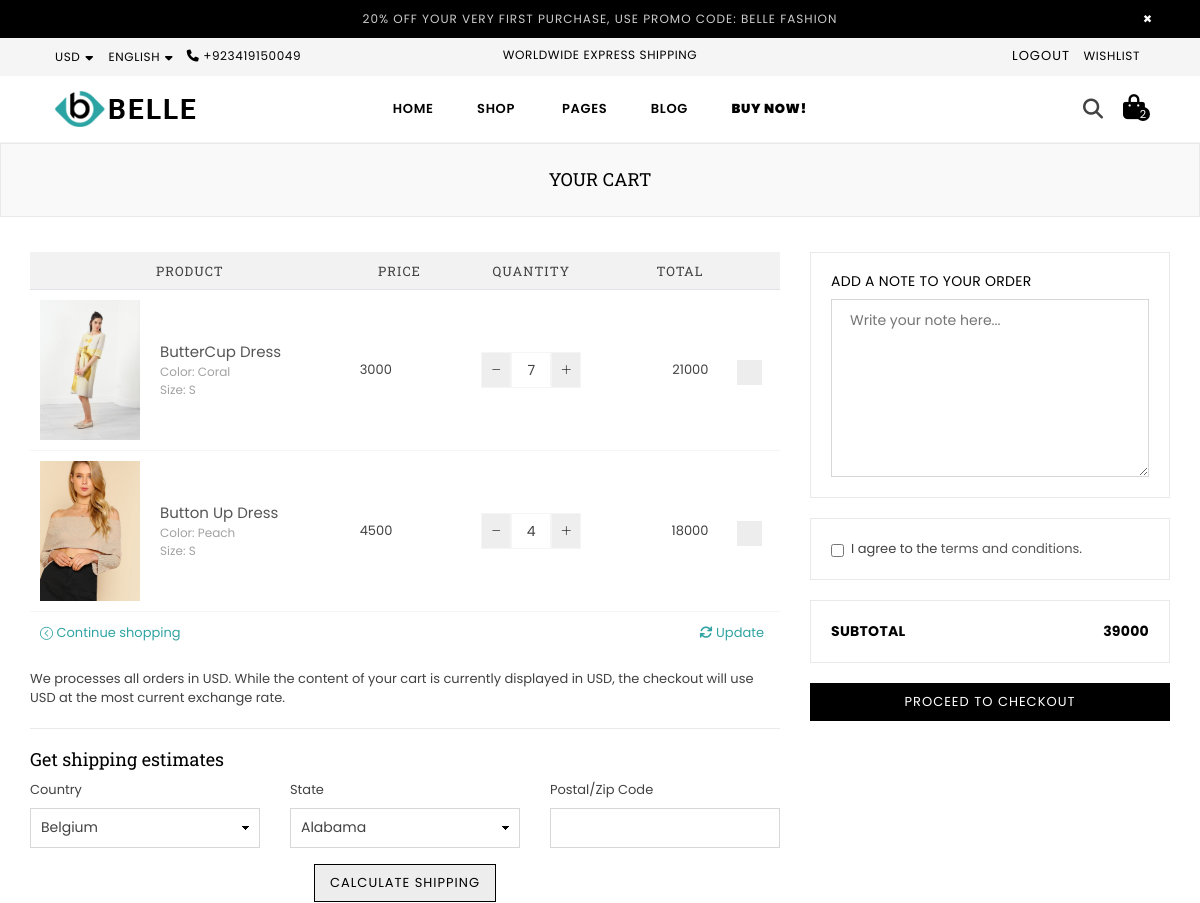
Page /cart (signed in, upper part) on the earlier database version.
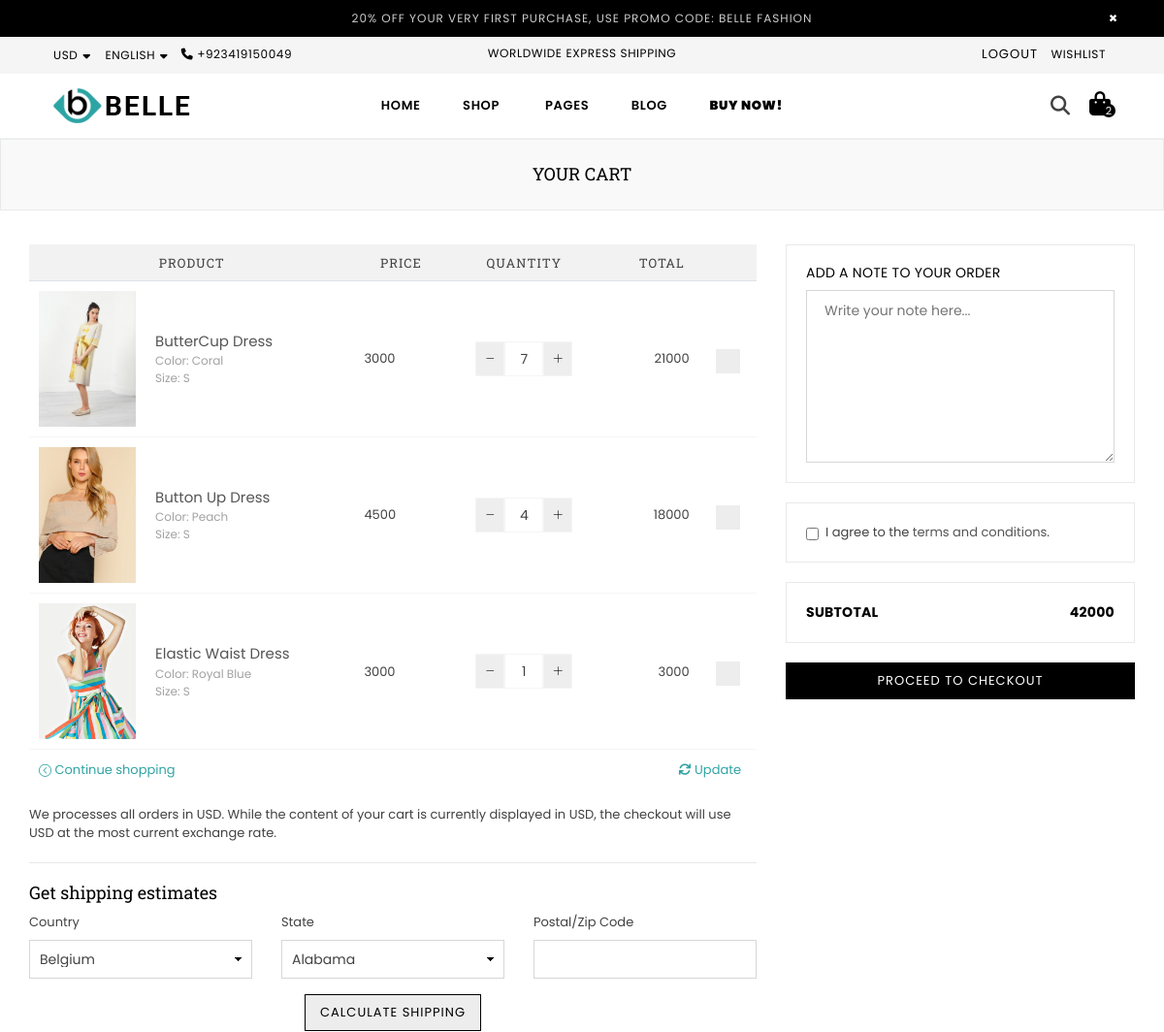
Same page on the later database version.
### app/models.py (models this page shows, shortened)
class CartItem(models.Model):
    user = models.ForeignKey(User, on_delete=models.CASCADE)
    product = models.ForeignKey(Products, on_delete=models.CASCADE)
    color = models.CharField(max_length=100)
    size = models.CharField(max_length=100)
    quantity = models.PositiveIntegerField(default=1)
    note = models.TextField(blank=True, null=True)  # Optional notes for the cart item
    terms_accepted = models.BooleanField(default=False)  # Terms acceptance status
    class Meta:
        constraints = [
            models.UniqueConstraint(fields=['user', 'product', 'color', 'size'], name='unique_cart_item')
        ]

class Products(models.Model):
    name=models.CharField(max_length=100)
    description=models.TextField()
    slug=models.SlugField(max_length=50,unique=True,blank=True)
    in_stock=models.BooleanField()
    stock_quantity=models.IntegerField()
    last_update=models.DateTimeField(auto_now=True)
    sku=models.CharField(max_length=50)
    price=models.IntegerField()
    striked_price=models.IntegerField(blank=True,null=True,default=0)
    product_type=models.CharField(max_length=20)
    collections=models.CharField(max_length=50)
    main_image= models.ImageField(upload_to='products/')  # Shown by default
    hover_image= models.ImageField(upload_to='products/')  # Shown on hover
    tag=models.ManyToManyField('Tag',related_name='products',blank=True)
    sizes = models.ManyToManyField(Size, related_name='products', blank=True)
    color = models.ManyToManyField(Color, related_name='productscolor', blank=True)
    brand=models.ForeignKey(Brand, on_delete=models.CASCADE,related_name='brand',blank=True)
    def __str__(self):
        return self.name
    class Meta:
        verbose_name = "Product"  # Correct singular form
        verbose_name_plural = "Products"  # Correct plural form

### app/views.py (the view, shortened to what this page needs)
# urls.py: path("cart",views.CartView,name="cart"),
def CartView(request):
    cart_items = CartItem.objects.filter(user=request.user)
    for item in cart_items:
        item.subtotal = item.product.price * item.quantity
    total_price = sum(item.subtotal for item in cart_items)
    context = {
        "cart_items": cart_items,
        "total_price": total_price,
    }
    return render(request, "app/cart.html", context)

### app/templates/app/cart.html (shortened to what this page needs)
{% extends "base.html" %} {% load static %} {% block title %}BELLE | CART {% endblock title %} {% block content %}
<div id="page-content">
  <div class="page section-header text-center">
    <div class="page-title">
      <div class="wrapper"><h1 class="page-width">Your cart</h1></div>
    </div>
  </div>
  <div class="container">
    <div class="row">
      <div class="col-12 col-sm-12 col-md-8 col-lg-8 main-col">
        <form action="#" method="post" class="cart style2">
          <table>
            <thead class="cart__row cart__header">
              <tr>
                <th colspan="2" class="text-center">Product</th>
                <th class="text-center">Price</th>
                <th class="text-center">Quantity</th>
                <th class="text-right">Total</th>
                <th class="action">&nbsp;</th>
              </tr>
            </thead>
            <tbody>
              {% for item in cart_items %}
              <tr class="cart__row border-bottom line1 cart-flex border-top" data-item-id="{{ item.id }}">
                  <td class="cart__image-wrapper cart-flex-item">
                      <a href="#">
                          <img class="cart__image" src="{{ item.product.main_image.url }}" alt="{{ item.product.name }}" />
                      </a>
                  </td>
                  <td class="cart__meta small--text-left cart-flex-item">
                      <div class="list-view-item__title">
                          <a href="#">{{ item.product }}</a>
                      </div>
                      <div class="cart__meta-text">
                          Color: {{ item.color }}<br />Size: {{ item.size }}<br />
                      </div>
                  </td>
                  <td class="cart__price-wrapper cart-flex-item">
                      <span class="money">{{ item.product.price }}</span>
                  </td>
                  <td class="cart__update-wrapper cart-flex-item text-right">
                      <div class="cart__qty text-center">
                          <div class="qtyField">
                              <a class="qtyBtn minus" href="javascript:void(0);">
                                  <i class="icon icon-minus"></i>
                              </a>
                              <input
                                  class="cart__qty-input qty"
                                  type="text"
                                  name="updates[]"
                                  value="{{ item.quantity }}"
                                  pattern="[0-9]*"
                              />
                              <a class="qtyBtn plus" href="javascript:void(0);">
                                  <i class="icon icon-plus"></i>
                              </a>
                          </div>
                      </div>
                  </td>
                  <td class="text-right small--hide cart-price">
                      <div id="subtotal-{{ item.id }}"><span class="money">{{ item.subtotal }}</span></div>
                  </td>
                  <td class="text-center small--hide">
                    <a href="{% url 'remove_cart_item' item.id %}" class="btn btn--secondary cart__remove" title="Remove item">
                        <i class="icon icon anm anm-times-l"></i>
                    </a>
                </td>
              </tr>
              {% endfor %}
          </tbody>
            <tfoot>
              <tr>
                <td colspan="3" class="text-left">
                  <a
                    href="http://annimexweb.com/"
                    class="btn--link cart-continue"
                    ><i class="icon icon-arrow-circle-left"></i> Continue
                    shopping</a
                  >
                </td>
                <td colspan="3" class="text-right">
                  <button
                    type="submit"
                    name="update"
                    class="btn--link cart-update"
                  >
                    <i class="fa fa-refresh"></i> Update
                  </button>
                </td>
              </tr>
            </tfoot>
          </table>
          <div class="currencymsg">
            We processes all orders in USD. While the content of your cart is
            currently displayed in USD, the checkout will use USD at the most
            current exchange rate.
          </div>
          <hr />
          <div id="shipping-calculator" class="mb-4">
            <h5 class="small--text-center">Get shipping estimates</h5>
            <div class="row">
              <div class="col-12 col-sm-12 col-md-4">
                <div class="form-group">
                  <label for="address_country">Country</label>
                  <select
                    id="address_country"
                    name="address[country]"
                    data-default="United States"
                  >
                    <option value="Belgium" data-provinces="[]">Belgium</option>
                  </select>
                </div>
              </div>
              <div class="col-12 col-sm-12 col-md-4">
                <div class="form-group">
                  <label>State</label>
                  <select
                    id="address_province"
                    name="address[province]"
                    data-default=""
                  >
                    <option value="Alabama">Alabama</option>
                  </select>
                </div>
              </div>
              <div class="col-12 col-sm-12 col-md-4">
                <div class="form-group">
                  <label for="address_zip">Postal/Zip Code</label>
                  <input type="text" id="address_zip" name="address[zip]" />
                </div>
              </div>
              <div class="col-12 col-sm-12 col-md-12 actionRow text-center">
                <div>
                  <input
                    type="button"
                    class="btn btn--secondary get-rates"
                    value="Calculate shipping"
                  />
                </div>
              </div>
            </div>
          </div>
        </form>
      </div>
      <div class="col-12 col-sm-12 col-md-4 col-lg-4 cart__footer">
        <form method="POST" action="{% url 'cart' %}">
            <div class="cart-note">
                <div class="solid-border">
                    <h5>
                        <label
                            for="CartSpecialInstructions"
                            class="cart-note__label small--text-center"
                        >
                            Add a note to your order
                        </label>
                    </h5>
                    <textarea
                        name="note"
                        id="CartSpecialInstructions"
                        class="cart-note__input"
                        placeholder="Write your note here..."
                    ></textarea>
                </div>
            </div>
            <div class="solid-border mt-3">
                <div class="form-check">
                    <input
                        type="checkbox"
                        name="terms"
                        id="terms"
                        class="form-check-input"
                    />
                    <label
                        for="terms"
                        class="form-check-label"
                    >
                        I agree to the <a href="#">terms and conditions</a>.
                    </label>
                </div>
            </div>
            <div class="solid-border mt-3">
                <div class="row">
                    <span class="col-12 col-sm-6 cart__subtotal-title">
                        <strong>Subtotal</strong>
                    </span>
                    <span
                        class="col-12 col-sm-6 cart__subtotal-title cart__subtotal text-right"
                        id="total-price"
                    >
                        <span class="money">{{ total_price }}</span>
                    </span>
                </div>
            </div>
            <div class="mt-3 text-center">
                <button type="submit" class="btn btn-primary w-100">
                    Proceed to Checkout
                </button>
            </div>
        </form>
    </div>
        </div>
      </div>
    </div>
  </div>
{% endblock content %}

### templates/base.html (shortened to what this page needs)
{% load static %}
<!DOCTYPE html>
<html class="no-js" lang="en">
  <head>
<link rel="stylesheet" href="{% static 'fonts/annimex-icons0f29.eot' %}">
<link rel="stylesheet" href="{% static 'fonts/annimex-icons0f29.svg' %}">
<link rel="stylesheet" href="{% static 'fonts/annimex-icons0f29.ttf' %}">
<link rel="stylesheet" href="{% static 'fonts/annimex-icons0f29.woff' %}">
    <link rel="stylesheet" type="text/css" href="https://cdnjs.cloudflare.com/ajax/libs/slick-carousel/1.8.1/slick.min.css" />
    <link rel="stylesheet" type="text/css" href="https://cdnjs.cloudflare.com/ajax/libs/slick-carousel/1.8.1/slick-theme.min.css" />
    <link rel="stylesheet" href="https://cdn.annimex.com/styles.css">
    <link rel="stylesheet" href="https://cdnjs.cloudflare.com/ajax/libs/animate.css/4.1.1/animate.min.css">
    <link href="https://hugeicons.com/icons/hugeicons.css" rel="stylesheet">
    <link rel="stylesheet" href="{% static 'app/plugins.css' %} " />
    <link rel="stylesheet" href="{% static 'fonts/' %} " />
    <link rel="stylesheet" href="https://cdnjs.cloudflare.com/ajax/libs/animate.css/4.1.1/animate.min.css">
    <link rel="stylesheet" href="{% static "app/bootstrap.min.css" %} ">
    <link rel="stylesheet" href="{% static 'app/style.css' %} " />
    <link rel="stylesheet" href="{% static "app/responsive.css" %} ">
    <link rel="stylesheet" href="https://cdnjs.cloudflare.com/ajax/libs/font-awesome/6.1.1/css/all.min.css"
 />
    <link rel="stylesheet" href="https://cdn.jsdelivr.net/npm/themify-icons@1.0.1/css/themify-icons.css">
  </head>
  <body class="template-index home2-default">
    <div class="pageWrapper">
      <div class="notification-bar mobilehide">
        <a href="#" class="notification-bar__message"
          >20% off your very first purchase, use promo code: belle fashion</a
        >
        <span class="close-announcement">×</span>
      </div>
      <div class="top-header">
        <div class="container-fluid">
          <div class="row">
            <div class="col-10 col-sm-8 col-md-5 col-lg-4">
              <div class="currency-picker">
                <span class="selected-currency">USD</span>
              </div>
              <div class="language-dropdown">
                <span class="language-dd">English</span>
              </div>
              <p class="phone-no">
                <i class="fa-solid fa-phone"></i></i> +923419150049
              </p>
            </div>
            <div
              class="col-sm-4 col-md-4 col-lg-4 d-none d-lg-none d-md-block d-lg-block"
            >
              <div class="text-center">
                <p class="top-header_middle-text">Worldwide Express Shipping</p>
              </div>
            </div>
            <div class="col-2 col-sm-4 col-md-3 col-lg-4 text-right">
              <ul class="customer-links list-inline">
                {% if user.is_authenticated %}
                <li style="display: inline;">
                    <form action="{% url 'logout' %}" method="POST" style="display: inline;">
                        <button type="submit" class="btn btn-link" style="padding: 0; border: none; background: none; color: black; cursor: pointer;">
                            Logout
                        </button>
                    </form>
                </li>
                <li style="display: inline;"><a href="{% url 'wishlist' %}">Wishlist</a></li>
                {% else %}
                <li style="display: inline;"><a href="{% url 'login' %}">Login</a></li>
                <li style="display: inline;"><a href="{% url 'register' %}">Create Account</a></li>
                {% endif %}
            </ul>
            </div>
          </div>
        </div>
      </div>
      <div class="header-wrap animated d-flex border-bottom">
        <div class="container-fluid">
          <div class="row align-items-center">
            <div class="logo col-md-2 col-lg-2 d-none d-lg-block">
              <a href="{% url "home" %}">
                <img
                  src="{% static 'app/images/logo.svg' %} "
                  alt="Belle Multipurpose Html Template"
                  title="Belle Multipurpose Html Template"
                />
              </a>
            </div>
            <div class="col-2 col-sm-3 col-md-3 col-lg-8">
              <nav class="grid__item" id="AccessibleNav">
                <ul id="siteNav" class="site-nav medium center hidearrow">
                  <li class="lvl1 parent megamenu">
                    <a href="{% url "home" %}">Home </a>
                  </li>
                  <li class="lvl1 parent megamenu">
                    <a href="{% url "shop" %}">Shop </a>
                  </li>
                  <li class="lvl1 parent dropdown">
                    <a href="#">Pages </a>
                  </li>
                  <li class="lvl1 parent dropdown">
                    <a href="{% url "blog" %}">Blog </a>
                  </li>
                  <li class="lvl1">
                    <a href="{% url "shop" %}"
                      ><b>Buy Now!</b> </a>
                  </li>
                </ul>
              </nav>
            </div>
            <div class="col-4 col-sm-3 col-md-3 col-lg-2">
              <div class="site-cart">
                <a href="#" class="site-header__cart" title="Cart">
                  <i class="fa-solid fa-bag-shopping" style='font-size:25px'></i>
                  <span
                    id="CartCount"
                    class="site-header__cart-count"
                    data-cart-render="item_count"
                    >2</span
                  >
                </a>
              </div>
              <div class="site-header__search">
                <button type="button" class="search-trigger">
                  <i class="fa-solid fa-magnifying-glass" style='font-size:20px'></i>
                </button>
              </div>
            </div>
          </div>
        </div>
      </div>
      {% block content %}{% endblock content %}
  </body>
</html>

Differences in the rows shown:
added CartItem: product.main_image (picture), product "Elastic Waist Dress", color "Royal Blue", size "S", product.price "3000", quantity "1", subtotal "3000"
Other differences:
{{ total_price }}: "39000" → "42000"
